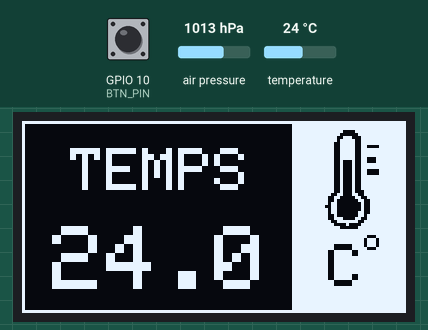
A sketch run on a simulated ESP32-S3. Shown: 128×64 one-colour display. The test bench sets the inputs (shaded band); at power-on: GPIO 10 (BTN_PIN) HIGH, air pressure 1013 hPa, temperature 24 °C. What the sketch prints to the serial monitor is not drawn.

Above: at 3.2 s.
3.3 s: GPIO 10 (BTN_PIN) pulled LOW for 0.15 s
At 4.7 s:
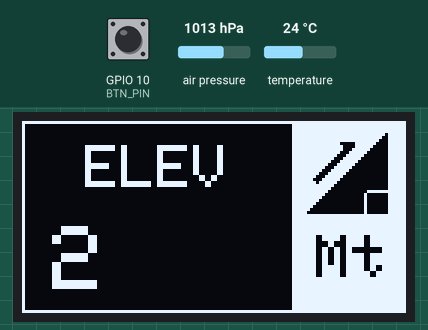
5.0 s: air pressure set to 952 hPa
At 5.9 s:
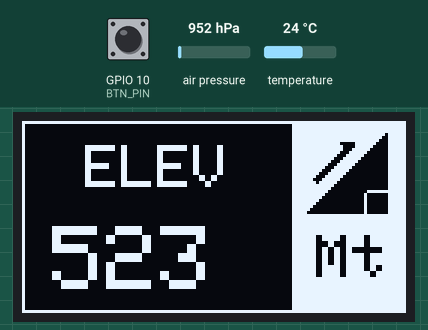
6.5 s: GPIO 10 (BTN_PIN) pulled LOW for 1 s
At 7.0 s:
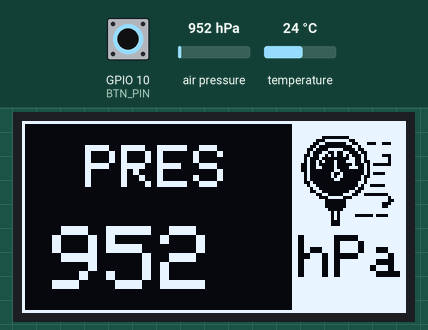
9.0 s: air pressure set to 975 hPa
At 10.1 s:
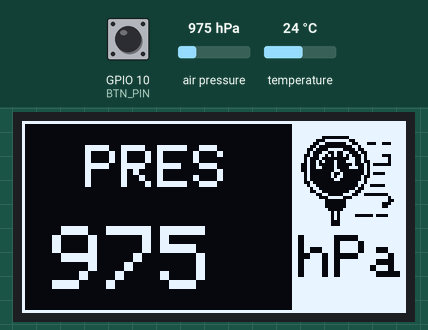
10.5 s: GPIO 10 (BTN_PIN) pulled LOW for 0.15 s
At 11.6 s:
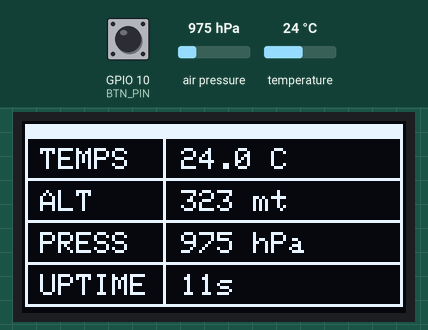
13.7 s: GPIO 10 (BTN_PIN) pulled LOW for 3.2 s
At 15.1 s:
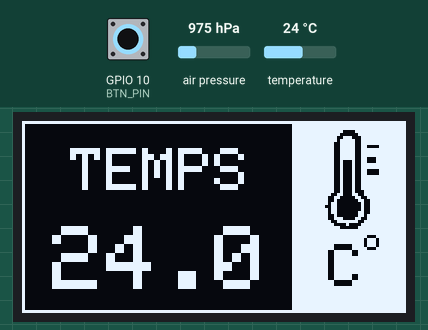
Timing chart, 0 to 16.7 s (numbered marks = the images above; inputs shaded):
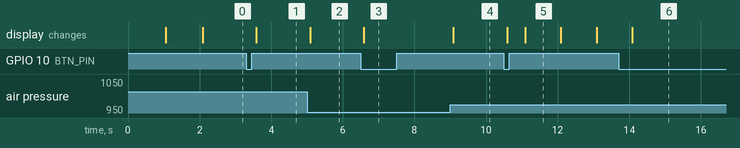

The sketch:

ragTag.ino
```cpp
#include <Wire.h>
#include <Adafruit_GFX.h>
#include <Adafruit_SSD1306.h>
#include <Adafruit_BMP280.h>

// --- I2C Split Bus Configuration ---
#define OLED_SDA 8
#define OLED_SCL 9
#define OLED_ADDR 0x3C

#define BMP_SDA 5
#define BMP_SCL 4
#define BMP_ADDR 0x76

#define BTN_PIN 10
#define DEBOUNCE_MS 30
#define REFRESH_MS 500

// --- Variables Init ---
float temp = 0;
float press = 0;
float alt = 0;
uint8_t sensorId = 0;
uint32_t lastRefresh = 0;

// --- Wire Instances ---
Adafruit_SSD1306 display(128, 64, &Wire, -1);
Adafruit_BMP280  bmp;

// -------------------------------------------------------
// SCREEN REGISTRY
// -------------------------------------------------------
void overview();
void temps();
void altitude();
void pressure();

typedef void (*ScreenFunc)();

ScreenFunc screens[] = {
    temps,
    altitude,
    pressure,
    overview,
};

const uint8_t SCREEN_COUNT = sizeof(screens) / sizeof(screens[0]);
uint8_t currentScreen = 0;

// --- Button State ---
bool lastBtnState = HIGH;
bool stableState = HIGH;
uint32_t lastDebounce  = 0;

// -------------------------------------------------------

void setup() {
    Serial.begin(115200);
    delay(1000);
    Serial.println("=== Starting Dual-Bus Sys ===");

    // OLED
    Serial.println("Starting OLED on SDA=8, SCL=9...");
    Wire.begin(OLED_SDA, OLED_SCL, 400000);
    if (!display.begin(SSD1306_SWITCHCAPVCC, OLED_ADDR)) {
        Serial.println("ERROR: OLED not found!");
        while (1);
    }
    Serial.println("OLED Initialized.");

    // BMP280
    Serial.println("Starting BMP280 on SDA=5, SCL=4...");
    Wire1.begin(BMP_SDA, BMP_SCL, 400000);
    if (!bmp.begin(BMP_ADDR)) {
        Serial.println("ERROR: BMP280 not found!");
        Serial.println("check wirings or retry with address 0x77");
        while (1);
    }
    Serial.println("BMP280 OK.");

    // Display splash
    display.clearDisplay();
    display.setTextColor(SSD1306_WHITE);
    display.setTextSize(1);
    display.setCursor(50, 32);
    display.println("READY");
    display.display();
    delay(1000);

    // Button
    pinMode(BTN_PIN, INPUT_PULLUP);
}

void loop() {
        handleButton();

    if (millis() - lastRefresh >= REFRESH_MS) {
        lastRefresh = millis();
        readSensorData();
        screens[currentScreen]();
    }
}

// -------------------------------------------------------
// BUTTON HANDLER  (debounce non-blocking)
// -------------------------------------------------------
void handleButton() {
    bool reading = digitalRead(BTN_PIN);

    if (reading != lastBtnState) {
        lastDebounce = millis();
        lastBtnState = reading;
    }

    if ((millis() - lastDebounce) > DEBOUNCE_MS) {
        if (reading != stableState) {
            stableState = reading;
            if (stableState == LOW) {
                currentScreen = (currentScreen + 1) % SCREEN_COUNT;
                Serial.printf("Screen -> %d / %d\n", currentScreen + 1, SCREEN_COUNT);
            }
        }
    }
}

// -------------------------------------------------------
// SENSORS READINGS
// -------------------------------------------------------
void readSensorData() {
    temp = bmp.readTemperature();
    press = bmp.readPressure() / 100.0;
    alt = abs(bmp.readAltitude());
    sensorId = bmp.sensorID();
}

void printSensorsData() {
    Serial.printf("Temp: %.1f C° | Atmo Pressure: %.0f hPa | Altitude: %.0f Mt\n",
                  temp, press, altitude);
}

// -------------------------------------------------------
// SCREEN WIDGETS
// -------------------------------------------------------
void overview() {
    display.clearDisplay();
    display.fillRect(2, 2, 125, 4, 1);
    display.drawRect(1, 1, 126, 61, 1);
    display.drawLine(47, 2, 47, 61, 1);
    display.drawLine(2, 19, 126, 19, 1);
    display.drawLine(2, 33, 126, 33, 1);
    display.drawLine(2, 47, 126, 47, 1);
    display.setTextColor(1);
    display.setTextSize(1);
    display.setTextWrap(false);
    display.setCursor(6, 9);  display.print("TEMPS");
    display.setCursor(6, 37); display.print("PRESS");
    display.setCursor(6, 23); display.print("ALT");
    display.setCursor(6, 51); display.print("UPTIME");
    display.setCursor(53, 9);  display.printf("%.1f C", temp);
    display.setCursor(53, 23); display.printf("%.0f mt", alt);
    display.setCursor(53, 37); display.printf("%.0f hPa", press);
    display.setCursor(53, 51); display.printf("%lus", millis() / 1000);
    display.display();
}

void temps() {

    static const unsigned char PROGMEM image_temps_bits[] = {
    0x00,0x00,0x00,0x00,0x00,0x00,0x00,0x78,0x00,0x00,0x00,0x00,0xfc,0x00,0x00,
    0x00,0x01,0x8e,0x00,0x00,0x00,0x01,0x06,0x00,0x00,0x00,0x03,0x06,0x00,0x00,
    0x00,0x03,0x06,0x78,0x00,0x00,0x03,0x06,0x00,0x00,0x00,0x03,0x06,0x00,0x00,
    0x00,0x03,0x06,0x00,0x00,0x00,0x03,0x06,0x70,0x00,0x00,0x03,0x76,0x70,0x00,
    0x00,0x03,0x76,0x00,0x00,0x00,0x03,0x76,0x00,0x00,0x00,0x03,0x76,0x78,0x00,
    0x00,0x03,0x76,0x78,0x00,0x00,0x03,0x76,0x00,0x00,0x00,0x03,0x76,0x00,0x00,
    0x00,0x03,0x76,0x00,0x00,0x00,0x03,0x76,0x00,0x00,0x00,0x03,0x76,0x00,0x00,
    0x00,0x03,0x77,0x00,0x00,0x00,0x06,0x73,0x00,0x00,0x00,0x0c,0xf9,0x80,0x00,
    0x00,0x0d,0xfc,0xc0,0x00,0x00,0x09,0xfe,0xc0,0x00,0x00,0x19,0xfe,0xc0,0x00,
    0x00,0x09,0xfe,0xc0,0x00,0x00,0x09,0xfc,0xc0,0x00,0x00,0x0d,0xfc,0x80,0x00,
    0x00,0x0c,0x79,0x80,0x00,0x00,0x06,0x03,0x00,0x00,0x00,0x03,0xde,0x00,0x00,
    0x00,0x00,0xfc,0x00,0x00,0x00,0x00,0x00,0x00,0x00};
    display.clearDisplay();
    display.fillRect(90, 0, 38, 64, 1);
    display.drawRect(0, 0, 128, 64, 1);
    display.setTextColor(1);
    display.setTextSize(2);
    display.setTextWrap(false);
    display.setCursor(16, 9);
    display.print("TEMPS");
    display.setTextSize(3);
    display.setCursor(10, 35);
    display.printf("%.1f", temp);
    display.setTextColor(0);
    display.setTextSize(2);
    display.setCursor(102, 41);
    display.print("C");
    display.drawBitmap(90, 2, image_temps_bits, 40, 35, 0);
    display.setTextSize(1);
    display.setCursor(114, 36);
    display.print("o");
    display.display();

}

void altitude() {
    static const unsigned char PROGMEM image_elevIcon_bits[] = {
    0x00,0x00,0x00,0x00,0x00,0x00,0x00,0x00,0x00,0x00,0x00,
    0x00,0x00,0x00,0x00,0x00,0x00,0x00,0x00,0x00,0x00,0x00,
    0x00,0x00,0x00,0x00,0x00,0x00,0x00,0x00,0x00,0x00,0x00,
    0x00,0x00,0x00,0x00,0x00,0x00,0x00,0x00,0x00,0x00,0x00,
    0x00,0x00,0x00,0x00,0x00,0x00,0x00,0x00,0x04,0x00,0x00,
    0x00,0x00,0x00,0x0c,0x00,0x00,0x00,0x00,0x00,0x1c,0x00,
    0x00,0x00,0x03,0xe0,0x3c,0x00,0x00,0x00,0x01,0xe0,0x7c,
    0x00,0x00,0x00,0x01,0xc0,0xfc,0x00,0x00,0x00,0x03,0x81,
    0xfc,0x00,0x00,0x00,0x07,0x03,0xfc,0x00,0x00,0x00,0x0e,
    0x07,0xfc,0x00,0x00,0x00,0x1c,0x0f,0xfc,0x00,0x00,0x00,
    0x38,0x1f,0xfc,0x00,0x00,0x00,0x70,0x3f,0xfc,0x00,0x00,
    0x00,0xe0,0x7f,0xfc,0x00,0x00,0x01,0xc0,0xff,0xfc,0x00,
    0x00,0x03,0x81,0xff,0xfc,0x00,0x00,0x07,0x03,0xff,0xfc,
    0x00,0x00,0x02,0x07,0xff,0xfc,0x00,0x00,0x00,0x0f,0xff,
    0xfc,0x00,0x00,0x00,0x1f,0xff,0xfc,0x00,0x00,0x00,0x3f,
    0xfe,0x00,0x00,0x00,0x00,0x7f,0xfd,0xfc,0x00,0x00,0x00,
    0xff,0xfd,0xfc,0x00,0x00,0x01,0xff,0xfd,0xfc,0x00,0x00,
    0x03,0xff,0xfd,0xfc,0x00,0x00,0x07,0xff,0xfd,0xfc,0x00,
    0x00,0x0f,0xff,0xfd,0xfc,0x00,0x00,0x1f,0xff,0xfd,0xfc,
    0x00,0x00,0x00,0x00,0x00,0x00,0x00,0x00,0x00,0x00,0x00,
    0x00,0x00,0x00,0x00,0x00,0x00,0x00,0x00,0x00,0x00,0x00,
    0x00,0x00,0x00,0x00,0x00,0x00,0x00,0x00,0x00};
    display.clearDisplay();
    display.fillRect(90, 0, 38, 64, 1);
    display.drawRect(0, 0, 128, 64, 1);
    display.setTextColor(1);
    display.setTextSize(2);
    display.setTextWrap(false);
    display.setCursor(21, 8);
    display.print("ELEV");
    display.setTextSize(3);
    display.setCursor(10, 35);
    display.printf("%1.f", alt);
    display.setTextColor(0);
    display.setTextSize(2);
    display.setCursor(98, 38);
    display.print("Mt");
    display.drawBitmap(84, -4, image_elevIcon_bits, 48, 40, 0);
    display.display();
}

void pressure() {

    static const unsigned char PROGMEM image_baroIcon_bits[] = {
    0x00,0x00,0x00,0x00,0x00,0x00,0x00,0x00,0x00,0x00,0x00,0x00,
    0x00,0x00,0x00,0x00,0x0f,0xf8,0x00,0x00,0x00,0x38,0x06,0x00,
    0x00,0x00,0x67,0xf3,0x1c,0xe0,0x00,0xdf,0xfc,0x80,0x00,0x01,
    0xbc,0x1e,0xc0,0x00,0x01,0x73,0x67,0x60,0x00,0x03,0x65,0x6b,
    0xa0,0xe0,0x02,0xef,0xf9,0xa0,0x20,0x02,0xd7,0x71,0xb0,0x20,
    0x06,0xdf,0x7d,0xd7,0xe0,0x06,0xcf,0x78,0xd0,0x00,0x06,0xff,
    0x3f,0xd0,0x00,0x02,0xfe,0xdf,0xd7,0x80,0x02,0xfe,0x9f,0xb0,
    0x00,0x02,0xff,0x3f,0xa0,0x00,0x03,0x7f,0xff,0x20,0x00,0x01,
    0x3f,0xff,0x4f,0x80,0x00,0x9f,0xfe,0xc0,0x00,0x00,0xcf,0xf9,
    0x80,0x00,0x00,0x33,0xe3,0x3f,0xc0,0x00,0x1c,0x1c,0x00,0x20,
    0x00,0x07,0xf0,0x00,0x30,0x00,0x07,0xf0,0x00,0xe0,0x00,0x07,
    0xf0,0x00,0xc0,0x00,0x03,0xe0,0x00,0x00,0x00,0x01,0x40,0x00,
    0x00,0x00,0x01,0x41,0xfb,0xc0,0x00,0x01,0x40,0x00,0x00,0x00,
    0x01,0xc0,0x00,0x00,0x00,0x01,0xc0,0x00,0x00,0x00,0x00,0x00,
    0x00,0x00,0x00,0x00,0x00,0x00,0x00
    };
    display.clearDisplay();
    display.fillRect(90, 0, 38, 64, 1);
    display.drawRect(0, 0, 128, 64, 1);
    display.setTextColor(1);
    display.setTextSize(2);
    display.setTextWrap(false);
    display.setCursor(21, 8);
    display.print("PRES");
    display.setTextSize(3);
    display.setCursor(10, 35);
    display.printf("%.0f", press);
    display.setTextColor(0);
    display.setTextSize(2);
    display.setCursor(92, 38);
    display.print("hPa");
    display.drawBitmap(88, 2, image_baroIcon_bits, 40, 35, 0);
    display.display();
}
```

Measured:
- after the input at 3.3 s, the display: changes after 0.29 s (image 1)
- after the input at 5.0 s, the display: changes after 0.09 s (image 2)
- after the input at 6.5 s, the display: changes after 0.09 s (image 3)
- after the input at 9.0 s, the display: changes after 0.09 s (image 4)
- after the input at 10.5 s, the display: first changes after 0.09 s (image 5 shows a later state)
- after the input at 13.7 s, the display: changes after 0.39 s (image 6)
- what the display in image 5 shows lasts 1.0 s, from 11.1 s to 12.1 s
